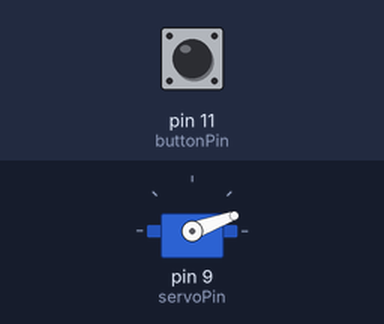
Simulated run of this sketch. Board: Arduino Uno, built with avr-gcc and run on an emulated ATmega328P. Shown: servo. The inputs (shaded band) are chosen by the test bench; at power-on: pin 11 (buttonPin) HIGH.

Above: at 1.2 s.
1.3 s: pin 11 (buttonPin) pulled LOW for 0.15 s
At 2.6 s:
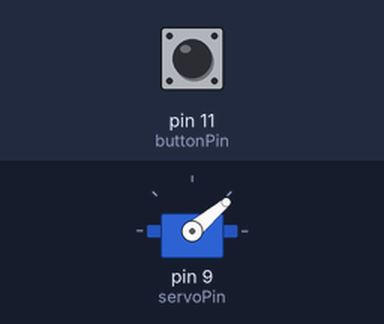
2.9 s: pin 11 (buttonPin) pulled LOW for 1 s
At 4.2 s:
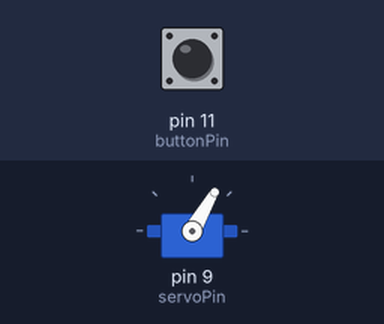
5.4 s: pin 11 (buttonPin) pulled LOW for 0.15 s
At 6.0 s:
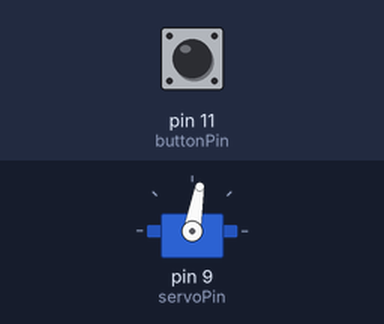
7.0 s: pin 11 (buttonPin) pulled LOW for 3.2 s
At 11.3 s:
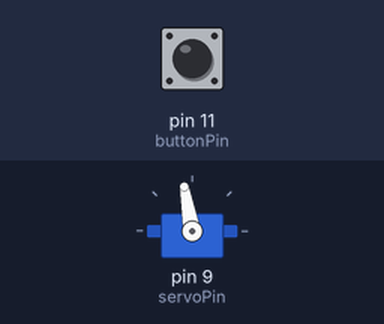
11.7 s: pin 11 (buttonPin) pulled LOW for 0.15 s
At 13.0 s:
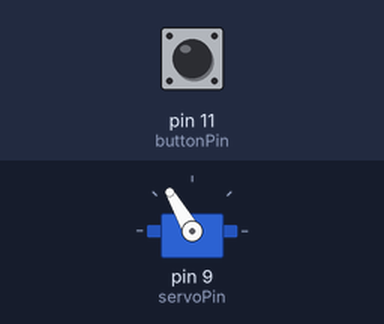
13.3 s: pin 11 (buttonPin) pulled LOW for 1 s
At 15.7 s:
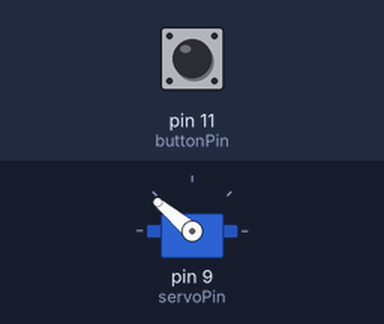
Timing chart, 0 to 16.8 s (numbered marks = the images above; inputs shaded):
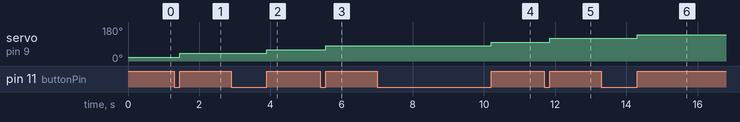

The sketch:

ArduinoPushButtonServoRotate.ino
```cpp
/*
Filip Crljenić 2.7.2020.
Project for learning Arduino.
Push button and Servo Rotation when its on 180 move back on push
*/
#include <Servo.h>

Servo myservo;  // create servo object to control a servo
const short buttonPin = 11;     // the number of the pushbutton pin
const short servoPin = 9;
short degree = 0;
short multiplication = 1;
const short multiplicationChange = -1;
const short movingStep = 20;
bool pressed = false;
const short maxDegree = 180;
const short minDegree = 0;

// twelve servo objects can be created on most boards


void setup() {
  myservo.attach(servoPin);  // attaches the servo on pin 9 to the servo object
  pinMode(buttonPin, INPUT);

}


void loop() {
  short  buttonState = digitalRead(buttonPin);

  if (buttonState == LOW)
  {
    pressed = false;
  }

  if (buttonState == HIGH)
  {
    if (pressed == false)
    {
      calculateDegree();

    }
    pressed = true;


  }
  myservo.write(degree);
}

void calculateDegree()
{
  degree += movingStep * multiplication;
  if (degree > maxDegree)
  {
    degree = maxDegree;
    multiplication *= multiplicationChange;
  }
  if (degree < minDegree)
  {
    degree = minDegree;
    multiplication *= multiplicationChange;
  }
}
```

Measured:
- after the input at 1.3 s, servo on pin 9 (servoPin): 20° → 40° after 0.15 s
- after the input at 2.9 s, servo on pin 9 (servoPin): 40° → 60° after 1.0 s
- after the input at 5.4 s, servo on pin 9 (servoPin): 60° → 80° after 0.15 s
- after the input at 7.0 s, servo on pin 9 (servoPin): 80° → 100° after 3.2 s
- after the input at 11.7 s, servo on pin 9 (servoPin): 100° → 120° after 0.15 s
- after the input at 13.3 s, servo on pin 9 (servoPin): 120° → 140° after 1.0 s
